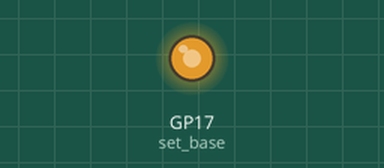
Simulated run of this program. Board: Raspberry Pi Pico running MicroPython. Parts: output pins drawn as LEDs (lit = HIGH).

Above: at 0.1 s.
Timing chart, 0 to 1.6 s (numbered marks = the images above):
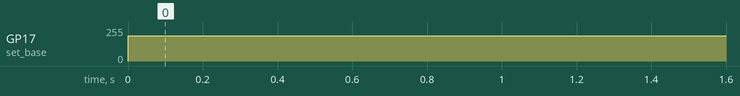

Measured:
- by itself, GP17 (set_base): 0/255 → 191/255 at 0.00 s

The program:

pio-bang.py
```python
from rp2 import PIO, StateMachine, asm_pio
from machine import Pin
from time import sleep

@asm_pio(set_init=PIO.OUT_LOW)
def bang():
    set(pins, 0)
    set(pins, 1) [2]

sm1 = StateMachine(1, bang, freq=10_000_000, set_base=Pin(17))

sm1.active(1)

while True:
    sleep(10)
```
